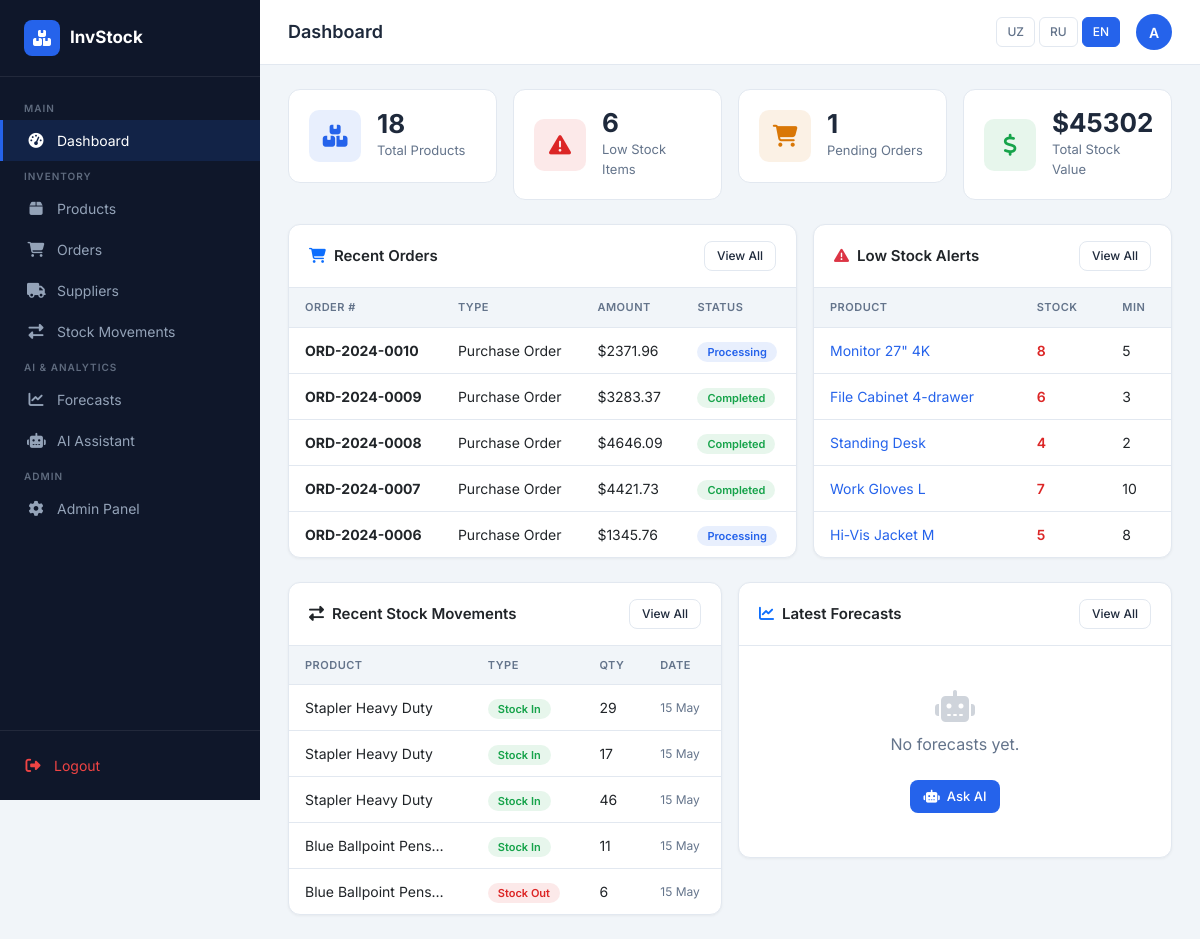
The app's page / (signed in) with its own data.
### inventory/models.py (models this page shows, shortened)
class Order(models.Model):
    STATUS_CHOICES = [
        ('pending', _('Pending')),
        ('processing', _('Processing')),
        ('completed', _('Completed')),
        ('cancelled', _('Cancelled')),
    ]
    ORDER_TYPES = [
        ('purchase', _('Purchase Order')),
        ('sales', _('Sales Order')),
    ]
    order_number = models.CharField(max_length=50, unique=True, verbose_name=_('Order Number'))
    order_type = models.CharField(max_length=20, choices=ORDER_TYPES, default='sales', verbose_name=_('Order Type'))
    status = models.CharField(max_length=20, choices=STATUS_CHOICES, default='pending', verbose_name=_('Status'))
    supplier = models.ForeignKey(Supplier, on_delete=models.SET_NULL, null=True, blank=True, verbose_name=_('Supplier'))
    total_amount = models.DecimalField(max_digits=12, decimal_places=2, default=0, verbose_name=_('Total Amount'))
    notes = models.TextField(blank=True, verbose_name=_('Notes'))
    created_at = models.DateTimeField(auto_now_add=True)
    updated_at = models.DateTimeField(auto_now=True)
    class Meta:
        verbose_name = _('Order')
        verbose_name_plural = _('Orders')
        ordering = ['-created_at']

class Product(models.Model):
    name = models.CharField(max_length=200, verbose_name=_('Product Name'))
    sku = models.CharField(max_length=50, unique=True, verbose_name=_('SKU'))
    category = models.ForeignKey(Category, on_delete=models.SET_NULL, null=True, blank=True, verbose_name=_('Category'))
    supplier = models.ForeignKey(Supplier, on_delete=models.SET_NULL, null=True, blank=True, verbose_name=_('Supplier'))
    description = models.TextField(blank=True, verbose_name=_('Description'))
    unit_price = models.DecimalField(max_digits=10, decimal_places=2, verbose_name=_('Unit Price'))
    quantity_in_stock = models.IntegerField(default=0, verbose_name=_('Quantity in Stock'))
    reorder_level = models.IntegerField(default=10, verbose_name=_('Reorder Level'))
    reorder_quantity = models.IntegerField(default=50, verbose_name=_('Reorder Quantity'))
    created_at = models.DateTimeField(auto_now_add=True)
    updated_at = models.DateTimeField(auto_now=True)
    class Meta:
        verbose_name = _('Product')
        verbose_name_plural = _('Products')
    @property
    def stock_value(self):
        return self.unit_price * self.quantity_in_stock

class StockMovement(models.Model):
    MOVEMENT_TYPES = [
        ('in', _('Stock In')),
        ('out', _('Stock Out')),
        ('adjustment', _('Adjustment')),
    ]
    product = models.ForeignKey(Product, on_delete=models.CASCADE, related_name='movements', verbose_name=_('Product'))
    movement_type = models.CharField(max_length=20, choices=MOVEMENT_TYPES, verbose_name=_('Movement Type'))
    quantity = models.IntegerField(verbose_name=_('Quantity'))
    reference = models.CharField(max_length=100, blank=True, verbose_name=_('Reference'))
    notes = models.TextField(blank=True, verbose_name=_('Notes'))
    created_at = models.DateTimeField(auto_now_add=True)
    class Meta:
        verbose_name = _('Stock Movement')
        verbose_name_plural = _('Stock Movements')
        ordering = ['-created_at']

### core/views.py (the view)
# urls.py: path('', views.dashboard, name='dashboard'),
@login_required
def dashboard(request):
    total_products = Product.objects.count()
    low_stock_products = Product.objects.filter(quantity_in_stock__lte=10)
    total_orders = Order.objects.count()
    pending_orders = Order.objects.filter(status='pending').count()
    total_suppliers = Supplier.objects.count()
    recent_movements = StockMovement.objects.select_related('product').order_by('-created_at')[:5]
    recent_orders = Order.objects.order_by('-created_at')[:5]
    recent_forecasts = Forecast.objects.select_related('product').order_by('-created_at')[:3]
    total_stock_value = sum(p.stock_value for p in Product.objects.all())
    return render(request, 'core/dashboard.html', {
        'total_products': total_products,
        'low_stock_count': low_stock_products.count(),
        'low_stock_products': low_stock_products[:5],
        'total_orders': total_orders,
        'pending_orders': pending_orders,
        'total_suppliers': total_suppliers,
        'recent_movements': recent_movements,
        'recent_orders': recent_orders,
        'recent_forecasts': recent_forecasts,
        'total_stock_value': total_stock_value,
    })

### templates/core/dashboard.html (shortened to what this page needs)
{% extends "base.html" %}
{% load i18n %}
{% block page_title %}{% trans "Dashboard" %}{% endblock %}
{% block content %}
<div class="row g-3 mb-4">
    <div class="col-md-3 col-6">
        <div class="stat-card">
            <div class="stat-icon blue"><i class="fas fa-boxes"></i></div>
            <div class="stat-info">
                <div class="stat-value">{{ total_products }}</div>
                <div class="stat-label">{% trans "Total Products" %}</div>
            </div>
        </div>
    </div>
    <div class="col-md-3 col-6">
        <div class="stat-card">
            <div class="stat-icon red"><i class="fas fa-exclamation-triangle"></i></div>
            <div class="stat-info">
                <div class="stat-value">{{ low_stock_count }}</div>
                <div class="stat-label">{% trans "Low Stock Items" %}</div>
            </div>
        </div>
    </div>
    <div class="col-md-3 col-6">
        <div class="stat-card">
            <div class="stat-icon orange"><i class="fas fa-shopping-cart"></i></div>
            <div class="stat-info">
                <div class="stat-value">{{ pending_orders }}</div>
                <div class="stat-label">{% trans "Pending Orders" %}</div>
            </div>
        </div>
    </div>
    <div class="col-md-3 col-6">
        <div class="stat-card">
            <div class="stat-icon green"><i class="fas fa-dollar-sign"></i></div>
            <div class="stat-info">
                <div class="stat-value">${{ total_stock_value|floatformat:0 }}</div>
                <div class="stat-label">{% trans "Total Stock Value" %}</div>
            </div>
        </div>
    </div>
</div>
<div class="row g-3 mb-4">
    <div class="col-md-7">
        <div class="card">
            <div class="card-header-custom">
                <h5><i class="fas fa-shopping-cart me-2 text-primary"></i>{% trans "Recent Orders" %}</h5>
                <a href="{% url 'inventory:order_list' %}" class="btn-outline-custom" style="font-size:12px;padding:5px 12px;">{% trans "View All" %}</a>
            </div>
            <div class="p-0">
                <table class="table-custom">
                    <thead><tr><th>{% trans "Order #" %}</th><th>{% trans "Type" %}</th><th>{% trans "Amount" %}</th><th>{% trans "Status" %}</th></tr></thead>
                    <tbody>
                        {% for order in recent_orders %}
                        <tr>
                            <td><strong>{{ order.order_number }}</strong></td>
                            <td>{{ order.get_order_type_display }}</td>
                            <td>${{ order.total_amount }}</td>
                            <td><span class="badge-custom {% if order.status == 'completed' %}badge-success{% elif order.status == 'pending' %}badge-warning{% elif order.status == 'cancelled' %}badge-danger{% else %}badge-info{% endif %}">{{ order.get_status_display }}</span></td>
                        </tr>
                        {% empty %}
                        <tr><td colspan="4" style="text-align:center;color:var(--text-muted);padding:24px;">{% trans "No orders yet" %}</td></tr>
                        {% endfor %}
                    </tbody>
                </table>
            </div>
        </div>
    </div>
    <div class="col-md-5">
        <div class="card">
            <div class="card-header-custom">
                <h5><i class="fas fa-exclamation-triangle me-2 text-danger"></i>{% trans "Low Stock Alerts" %}</h5>
                <a href="{% url 'inventory:product_list' %}?low_stock=1" class="btn-outline-custom" style="font-size:12px;padding:5px 12px;">{% trans "View All" %}</a>
            </div>
            <div class="p-0">
                <table class="table-custom">
                    <thead><tr><th>{% trans "Product" %}</th><th>{% trans "Stock" %}</th><th>{% trans "Min" %}</th></tr></thead>
                    <tbody>
                        {% for product in low_stock_products %}
                        <tr>
                            <td><a href="{% url 'inventory:product_detail' product.pk %}" style="color:var(--primary);text-decoration:none;">{{ product.name|truncatechars:22 }}</a></td>
                            <td><span style="color:var(--danger);font-weight:600;">{{ product.quantity_in_stock }}</span></td>
                            <td>{{ product.reorder_level }}</td>
                        </tr>
                        {% empty %}
                        <tr><td colspan="3" style="text-align:center;color:var(--text-muted);padding:24px;">All stock OK</td></tr>
                        {% endfor %}
                    </tbody>
                </table>
            </div>
        </div>
    </div>
</div>
<div class="row g-3">
    <div class="col-md-6">
        <div class="card">
            <div class="card-header-custom">
                <h5><i class="fas fa-exchange-alt me-2"></i>{% trans "Recent Stock Movements" %}</h5>
                <a href="{% url 'inventory:stock_movements' %}" class="btn-outline-custom" style="font-size:12px;padding:5px 12px;">{% trans "View All" %}</a>
            </div>
            <div class="p-0">
                <table class="table-custom">
                    <thead><tr><th>{% trans "Product" %}</th><th>{% trans "Type" %}</th><th>{% trans "Qty" %}</th><th>{% trans "Date" %}</th></tr></thead>
                    <tbody>
                        {% for m in recent_movements %}
                        <tr>
                            <td>{{ m.product.name|truncatechars:20 }}</td>
                            <td><span class="badge-custom {% if m.movement_type == 'in' %}badge-success{% elif m.movement_type == 'out' %}badge-danger{% else %}badge-secondary{% endif %}">{{ m.get_movement_type_display }}</span></td>
                            <td>{{ m.quantity }}</td>
                            <td style="font-size:12px;color:var(--text-muted);">{{ m.created_at|date:"d M" }}</td>
                        </tr>
                        {% empty %}
                        <tr><td colspan="4" style="text-align:center;color:var(--text-muted);padding:24px;">{% trans "No movements yet" %}</td></tr>
                        {% endfor %}
                    </tbody>
                </table>
            </div>
        </div>
    </div>
    <div class="col-md-6">
        <div class="card">
            <div class="card-header-custom">
                <h5><i class="fas fa-chart-line me-2 text-primary"></i>{% trans "Latest Forecasts" %}</h5>
                <a href="{% url 'forecasting:forecast_list' %}" class="btn-outline-custom" style="font-size:12px;padding:5px 12px;">{% trans "View All" %}</a>
            </div>
            <div class="card-body-custom">
                {% for forecast in recent_forecasts %}
                <div style="padding:12px 0;border-bottom:1px solid var(--border);">
                    <div style="display:flex;justify-content:space-between;align-items:center;margin-bottom:4px;">
                        <strong style="font-size:14px;">{{ forecast.product.name }}</strong>
                        <span class="badge-custom badge-info">{{ forecast.period_days }}d</span>
                    </div>
                    <div style="font-size:13px;color:var(--text-muted);">
                        {% trans "Predicted" %}: <strong>{{ forecast.predicted_demand|floatformat:0 }}</strong> | {% trans "Confidence" %}: <strong>{{ forecast.confidence_score|floatformat:"0" }}%</strong>
                    </div>
                </div>
                {% empty %}
                <div style="text-align:center;color:var(--text-muted);padding:24px;">
                    <i class="fas fa-robot" style="font-size:32px;margin-bottom:10px;display:block;opacity:0.3;"></i>
                    {% trans "No forecasts yet." %}
                    <br><br>
                    <a href="{% url 'forecasting:ai_assistant' %}" class="btn-primary-custom" style="font-size:13px;padding:7px 14px;"><i class="fas fa-robot"></i> {% trans "Ask AI" %}</a>
                </div>
                {% endfor %}
            </div>
        </div>
    </div>
</div>
{% endblock %}

### templates/base.html (shortened to what this page needs)
{% load i18n %}
<!DOCTYPE html>
<html lang="{{ LANGUAGE_CODE }}">
<head>
    <link href="https://cdn.jsdelivr.net/npm/bootstrap@5.3.2/dist/css/bootstrap.min.css" rel="stylesheet">
    <link href="https://cdnjs.cloudflare.com/ajax/libs/font-awesome/6.4.0/css/all.min.css" rel="stylesheet">
</head>
<body>
{% if user.is_authenticated %}
<div class="sidebar" id="sidebar">
    <div class="sidebar-brand">
        <div class="logo-icon"><i class="fas fa-boxes"></i></div>
        <span>InvStock</span>
    </div>
    <nav class="sidebar-nav">
        <div class="nav-section-title">{% trans "Main" %}</div>
        <a href="{% url 'core:dashboard' %}" class="sidebar-link {% if request.resolver_match.url_name == 'dashboard' %}active{% endif %}">
            <i class="fas fa-tachometer-alt"></i> {% trans "Dashboard" %}
        </a>
        <div class="nav-section-title">{% trans "Inventory" %}</div>
        <a href="{% url 'inventory:product_list' %}" class="sidebar-link {% if 'product' in request.resolver_match.url_name %}active{% endif %}">
            <i class="fas fa-box"></i> {% trans "Products" %}
        </a>
        <a href="{% url 'inventory:order_list' %}" class="sidebar-link {% if 'order' in request.resolver_match.url_name %}active{% endif %}">
            <i class="fas fa-shopping-cart"></i> {% trans "Orders" %}
        </a>
        <a href="{% url 'inventory:supplier_list' %}" class="sidebar-link {% if 'supplier' in request.resolver_match.url_name %}active{% endif %}">
            <i class="fas fa-truck"></i> {% trans "Suppliers" %}
        </a>
        <a href="{% url 'inventory:stock_movements' %}" class="sidebar-link {% if 'stock' in request.resolver_match.url_name %}active{% endif %}">
            <i class="fas fa-exchange-alt"></i> {% trans "Stock Movements" %}
        </a>
        <div class="nav-section-title">{% trans "AI & Analytics" %}</div>
        <a href="{% url 'forecasting:forecast_list' %}" class="sidebar-link {% if 'forecast' in request.resolver_match.url_name %}active{% endif %}">
            <i class="fas fa-chart-line"></i> {% trans "Forecasts" %}
        </a>
        <a href="{% url 'forecasting:ai_assistant' %}" class="sidebar-link {% if 'ai' in request.resolver_match.url_name %}active{% endif %}">
            <i class="fas fa-robot"></i> {% trans "AI Assistant" %}
        </a>
        {% if user.is_staff %}
        <div class="nav-section-title">{% trans "Admin" %}</div>
        <a href="/admin/" class="sidebar-link" target="_blank">
            <i class="fas fa-cog"></i> {% trans "Admin Panel" %}
        </a>
        {% endif %}
    </nav>
    <div style="padding: 16px 24px; border-top: 1px solid rgba(255,255,255,0.08);">
        <a href="{% url 'accounts:logout' %}" class="sidebar-link" style="padding: 8px 0; border: none; color: #ef4444;">
            <i class="fas fa-sign-out-alt"></i> {% trans "Logout" %}
        </a>
    </div>
</div>
<div class="main-content">
    <div class="topbar">
        <div class="topbar-left">
            <h1 class="page-title">{% block page_title %}{% trans "Dashboard" %}{% endblock %}</h1>
        </div>
        <div class="topbar-right">
            <div class="lang-switcher">
                <button type="button" class="lang-btn {% if LANGUAGE_CODE == 'uz' %}active{% endif %}" onclick="setLang('uz')">UZ</button>
                <button type="button" class="lang-btn {% if LANGUAGE_CODE == 'ru' %}active{% endif %}" onclick="setLang('ru')">RU</button>
                <button type="button" class="lang-btn {% if LANGUAGE_CODE == 'en' %}active{% endif %}" onclick="setLang('en')">EN</button>
            </div>
            <div class="dropdown">
                <div class="user-avatar" data-bs-toggle="dropdown" title="{{ user.username }}">
                    {{ user.username|slice:":1"|upper }}
                </div>
            </div>
        </div>
    </div>
    <div class="page-content">
        {% block content %}{% endblock %}
    </div>
</div>
{% else %}
{% block auth_content %}{% endblock %}
{% endif %}
</body>
</html>

### records on screen
Order: order_number "ORD-2024-0010", order_type "Purchase Order", total_amount "2371.96", status "Processing"
Order: order_number "ORD-2024-0009", order_type "Purchase Order", total_amount "3283.37", status "Completed"
Order: order_number "ORD-2024-0008", order_type "Purchase Order", total_amount "4646.09", status "Completed"
Order: order_number "ORD-2024-0007", order_type "Purchase Order", total_amount "4421.73", status "Completed"
Order: order_number "ORD-2024-0006", order_type "Purchase Order", total_amount "1345.76", status "Processing"
Product: name "Monitor 27\" 4K", quantity_in_stock "8", reorder_level "5"
Product: name "File Cabinet 4-drawer", quantity_in_stock "6", reorder_level "3"
Product: name "Standing Desk", quantity_in_stock "4", reorder_level "2"
Product: name "Work Gloves L", quantity_in_stock "7", reorder_level "10"
Product: name "Hi-Vis Jacket M", quantity_in_stock "5", reorder_level "8"
StockMovement: product.name "Stapler Heavy Duty", movement_type "Stock In", quantity "29", created_at "15 May"
StockMovement: product.name "Stapler Heavy Duty", movement_type "Stock In", quantity "17", created_at "15 May"
StockMovement: product.name "Stapler Heavy Duty", movement_type "Stock In", quantity "46", created_at "15 May"
StockMovement: product.name "Blue Ballpoint Pens…", movement_type "Stock In", quantity "11", created_at "15 May"
StockMovement: product.name "Blue Ballpoint Pens…", movement_type "Stock Out", quantity "6", created_at "15 May"

### other values on screen
{{ user.username|slice:":1"|upper }} "A"
{{ total_products }} "18"
{{ low_stock_count }} "6"
{{ pending_orders }} "1"
{{ total_stock_value|floatformat:0 }} "45302"
